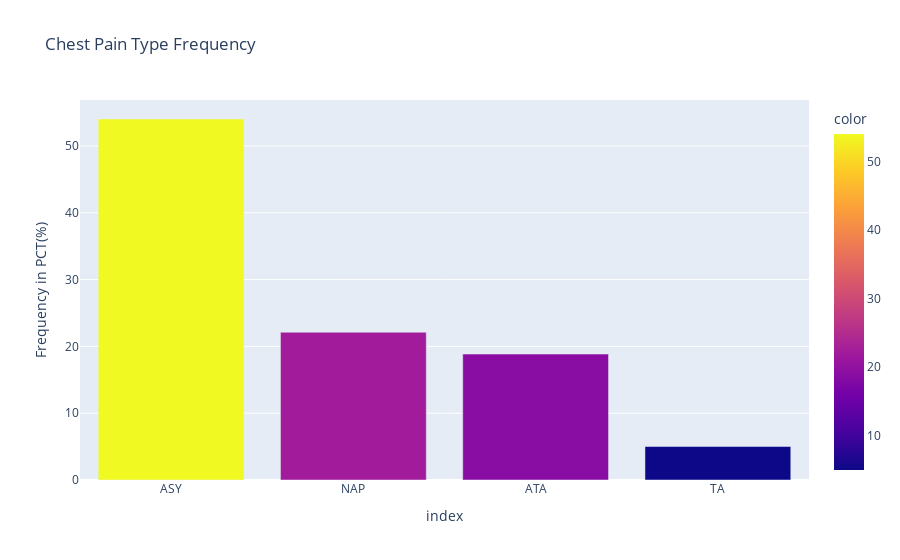

Source (notebook cell):
### Code cell
px.bar(
    ChestPainType ,
    y=ChestPainType ,
    x = ChestPainType.index,
    color = ChestPainType,
    title="Chest Pain Type Frequency",
    labels= {"x" :"Chest Pain Type", "y": "Frequency in PCT(%)"},
)

### Figure 1 — Plotly figure (JSON) as saved in the notebook; plotly's stock layout.template omitted (floating-point values rounded to 4 significant figures)
{"data": [{"alignmentgroup": "True", "hovertemplate": "index=%{x}<br>Frequency in PCT(%)=%{y}<br>color=%{marker.color}<extra></extra>", "legendgroup": "", "marker": {"color": [54.03, 22.11, 18.85, 5.011], "coloraxis": "coloraxis", "pattern": {"shape": ""}}, "name": "", "offsetgroup": "", "orientation": "v", "showlegend": false, "textposition": "auto", "type": "bar", "x": ["ASY", "NAP", "ATA", "TA"], "xaxis": "x", "y": [54.03, 22.11, 18.85, 5.011], "yaxis": "y"}], "layout": {"barmode": "relative", "coloraxis": {"colorbar": {"title": {"text": "color"}}, "colorscale": [[0, "#0d0887"], [0.1111, "#46039f"], [0.2222, "#7201a8"], [0.3333, "#9c179e"], [0.4444, "#bd3786"], [0.5556, "#d8576b"], [0.6667, "#ed7953"], [0.7778, "#fb9f3a"], [0.8889, "#fdca26"], [1, "#f0f921"]]}, "legend": {"tracegroupgap": 0}, "title": {"text": "Chest Pain Type Frequency"}, "xaxis": {"anchor": "y", "domain": [0, 1], "title": {"text": "index"}}, "yaxis": {"anchor": "x", "domain": [0, 1], "title": {"text": "Frequency in PCT(%)"}}}}
